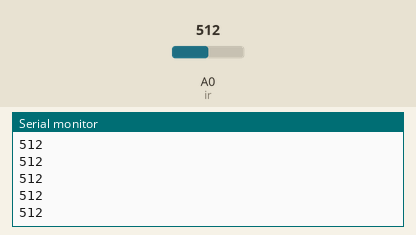
Recording of a sketch running on a simulated Arduino Uno, built with avr-gcc and run on an emulated ATmega328P. On the bench: the last lines printed to the serial monitor. Inputs (shaded band) come from the test bench; at power-on: A0 (ir) = 512.

Above: at 2.9 s.
3.0 s: A0 (ir) set to 716
At 3.02 s:
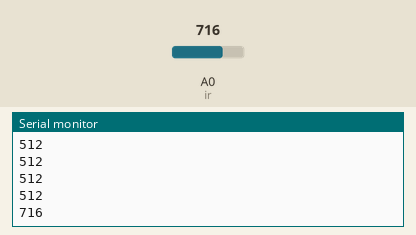
4.5 s: A0 (ir) set to 900
At 7.8 s:
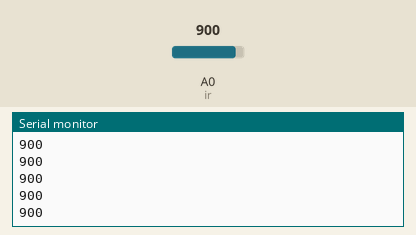
Timing chart, 0 to 9.3 s (numbered marks = the images above; inputs shaded):
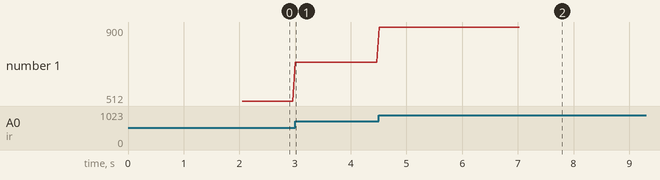

Measured:
- after the input at 3.0 s, the serial monitor: prints a new line at once (image 1)
- after the input at 4.5 s, the serial monitor: prints a new line at once (image 2)
- plotted number 1: 512 → 716 after the input at 3.0 s, 716 → 900 after the input at 4.5 s

The sketch:

IR_direct_analog_measure.ino
```cpp
#define ir A0
int nb_steps = 100;
boolean done = false;

void setup() {
  pinMode(ir, INPUT);
  Serial.begin(9600);
}

void loop() {

  delay(2000);

  if (done == false) {
    int avg_val = 0;
    int avg_val_square = 0;

    for (int n = 0; n < nb_steps; n++) {
      delay(50);
      int val = analogRead(ir);
      Serial.println(val);
    }

  }

  done = true;
}
```

MySharpIR.cpp
```cpp
// (licence header left out)
// The Sahrp IR sensors are cheap but somehow unreliable. I've found that when doing continous readings to a
// fix object, the distance given oscilates quite a bit from time to time. For example I had an object at
// 31 cm. The readings from the sensor were mainly steady at the correct distance but eventually the distance
// given dropped down to 25 cm or even 16 cm. That's quite a bit and for some applications it is quite
// unacceptable. I checked the library http://code.google.com/p/gp2y0a21yk-library/ by Jeroen Doggen
// (jeroendoggen@gmail.com) and what the author was doing is to take a bunch of readings and give an average of them

// The present library works similary. It reads a bunch of readings (avg), it checks if the current reading
// differs a lot from the previous one (tolerance) and if it doesn't differ a lot, it takes it into account
// for the mean distance.
// The distance is calculated from a formula extracted from the graphs on the sensors datasheets
// After some tests, I think that a set of 20 to 25 readings is more than enough to get an accurate distance
// Reading 25 times and return a mean distance takes 53 ms. For my application of the sensor is fast enough.
// This library has the formulas to work with the GP2Y0A21Y and the GP2Y0A02YK sensors but exanding it for
// other sensors is easy enough.


#include "Arduino.h"
#include "MySharpIR.h"


MySharpIR::MySharpIR(int irPin, int avg, int sensorModel) {

    _irPin=irPin;
    _avg=avg;
    _model=sensorModel;

    analogReference(DEFAULT);

}


// When you initialize the library object on your sketch you have to pass all the above parameters:

// irPin is obviously the pin where the IR sensor is attached
// avg is the number of readings the library does
// tolerance indicates how similar a value has to be from the last value to be taken as valid. It should be a
//    value between 0 and 100, like a %. A value of 93 would mean that one value has to be, at least, 93% to the
//    previous value to be considered as valid.
// sensorModel is a int to differentiate the two sensor models this library currently supports:
//    1080 is the int for the GP2Y0A21Y and 20150 is the int for GP2Y0A02YK. The numbers reflect the
//    distance range they are designed for (in cm)


int MySharpIR::distance() {

    int analog_signal = 0;


    for (int i=0; i<_avg; i++){

        analog_signal += analogRead(_irPin);

    }

    float analog_avg = analog_signal/_avg;

    //for LongRangeModel
    int dist = 8508.367*pow(analog_avg, -1.0996);

    return dist;

}
```

MySharpIR.h
```cpp
// (licence header left out)
#ifndef MySharpIR_h
#define MySharpIR_h

#include "Arduino.h"

class MySharpIR
{
  public:
    MySharpIR (int irPin, int avg, int sensorModel);
    int distance();


  private:

    int _irPin;
    int _model;
    int _avg;

};

#endif
```
